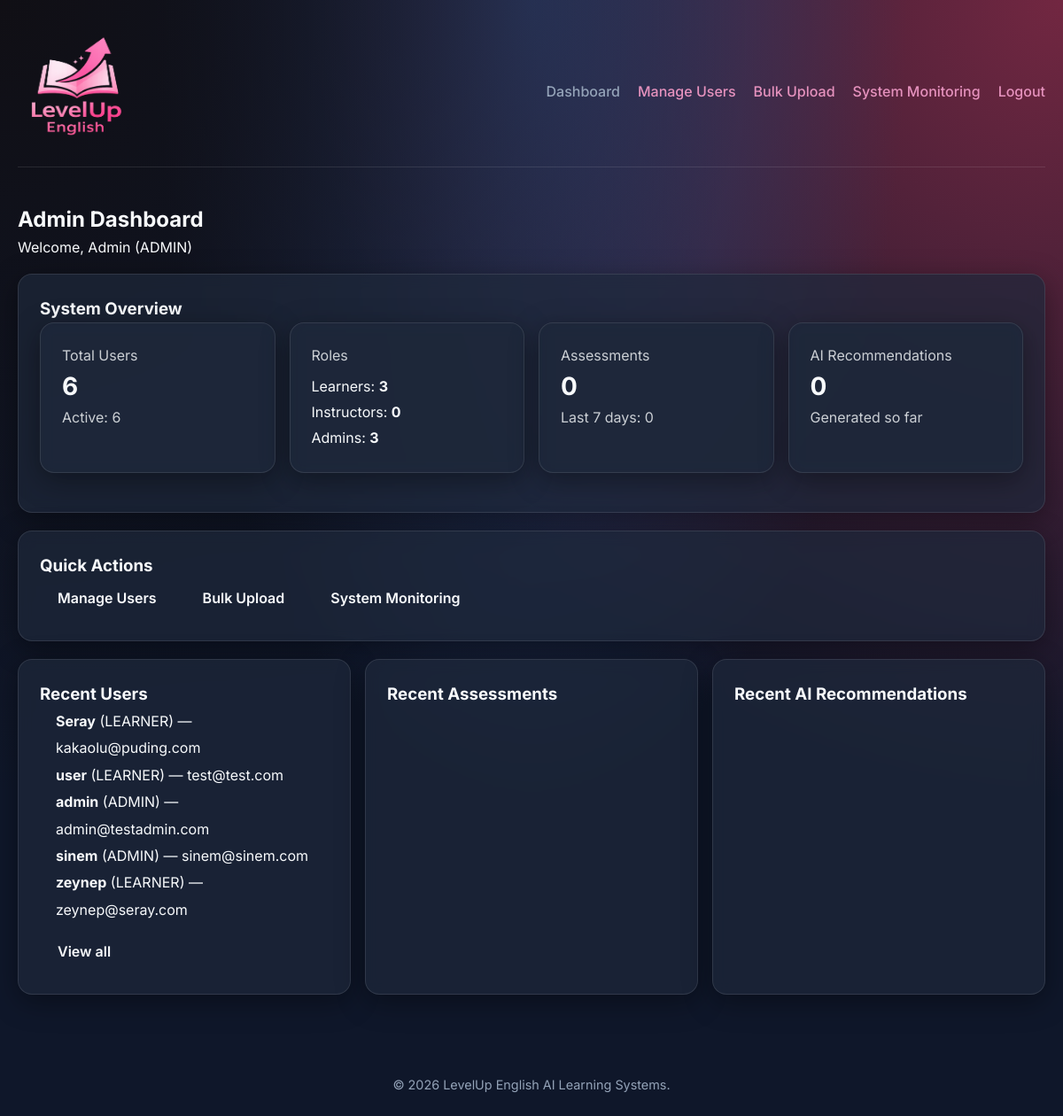
/admin/dashboard.php (signed in), run on an earlier commit of the app's database.
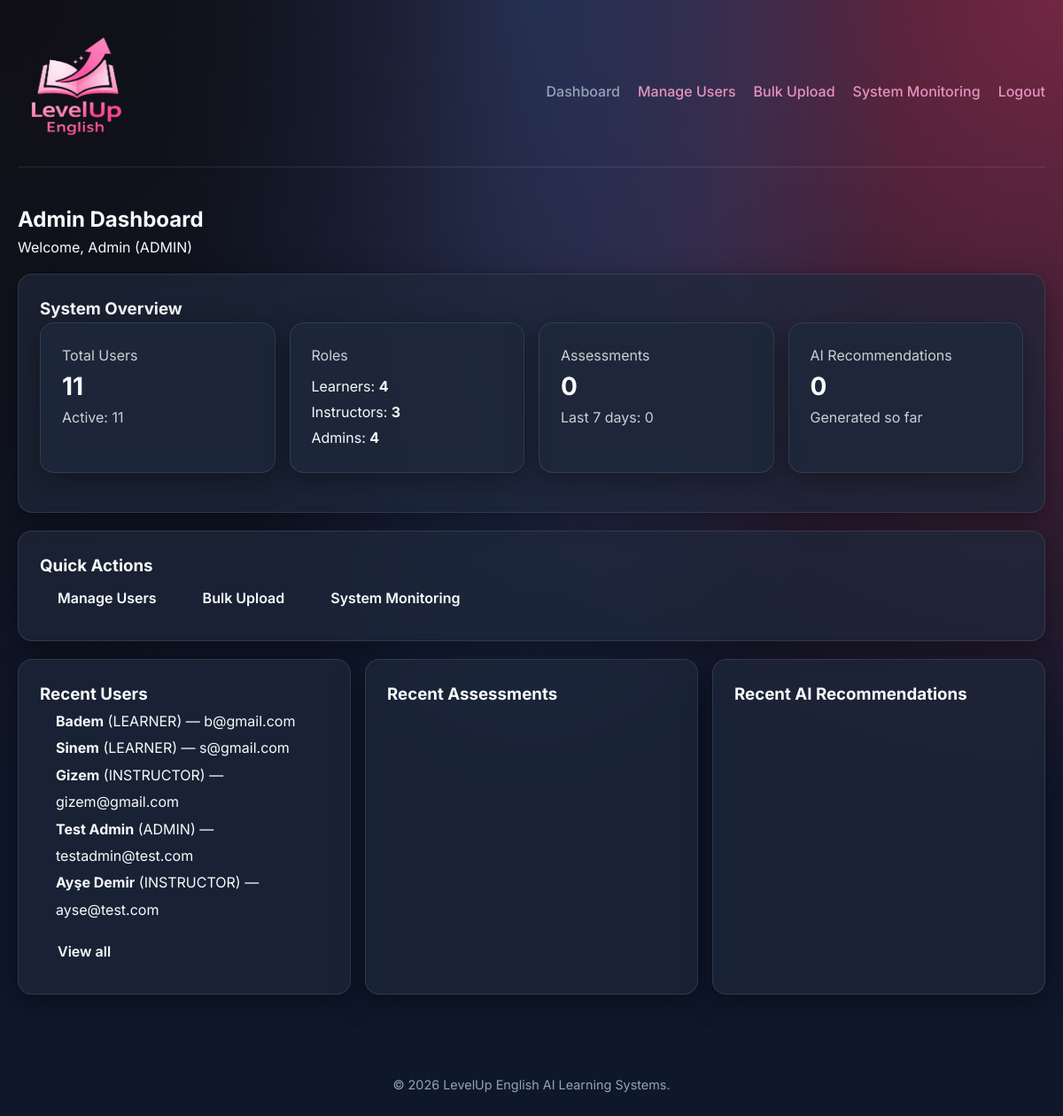
And on a later commit of the database.
### tables this page shows
CREATE TABLE `users` (
  `id` int(11) NOT NULL,
  `name` varchar(120) NOT NULL,
  `education_level` varchar(100) DEFAULT NULL,
  `email` varchar(190) NOT NULL,
  `password_hash` varchar(255) NOT NULL,
  `role` enum('ADMIN','INSTRUCTOR','LEARNER') NOT NULL DEFAULT 'LEARNER',
  `reset_token` varchar(255) DEFAULT NULL,
  `reset_token_expiry` datetime DEFAULT NULL,
  `active` tinyint(1) NOT NULL DEFAULT 1,
  `created_at` timestamp NOT NULL DEFAULT current_timestamp(),
  `password_plain` varchar(255) DEFAULT NULL
);

### admin/dashboard.php (the view, shortened to what this page needs)
<?php
require_once __DIR__ . "/../config/db.php";
require_once __DIR__ . "/../includes/header.php";
$totalUsers = (int)$pdo->query("SELECT COUNT(*) FROM users")->fetchColumn();
$activeUsers = (int)$pdo->query("SELECT COUNT(*) FROM users WHERE active=1")->fetchColumn();
$cntLearner = (int)$pdo->query("SELECT COUNT(*) FROM users WHERE role='LEARNER'")->fetchColumn();
$cntInstr   = (int)$pdo->query("SELECT COUNT(*) FROM users WHERE role='INSTRUCTOR'")->fetchColumn();
$cntAdmin   = (int)$pdo->query("SELECT COUNT(*) FROM users WHERE role='ADMIN'")->fetchColumn();
$totalAssessments = (int)$pdo->query("SELECT COUNT(*) FROM assessments")->fetchColumn();
$last7Assessments = (int)$pdo->query("SELECT COUNT(*) FROM assessments WHERE started_at >= (NOW() - INTERVAL 7 DAY)")->fetchColumn();
$totalRecs = (int)$pdo->query("SELECT COUNT(*) FROM ai_recommendations")->fetchColumn();
$recentUsers = $pdo->query("
  SELECT id, name, email, role, created_at
  FROM users
  ORDER BY id DESC
  LIMIT 5
")->fetchAll(PDO::FETCH_ASSOC);
?>
<h2>Admin Dashboard</h2>
<p>Welcome, <?= htmlspecialchars($_SESSION["user"]["name"] ?? "Admin") ?> (ADMIN)</p>
<div class="card" style="margin-top:16px;">
  <h3 style="margin-top:0;">System Overview</h3>
  <div style="display:flex; gap:16px; flex-wrap:wrap;">
    <div class="card" style="min-width:200px; flex:1;">
      <div style="opacity:.8;">Total Users</div>
      <div style="font-size:28px; font-weight:700;"><?= $totalUsers ?></div>
      <div style="opacity:.8;">Active: <?= $activeUsers ?></div>
    </div>
    <div class="card" style="min-width:200px; flex:1;">
      <div style="opacity:.8;">Roles</div>
      <div style="margin-top:8px; line-height:1.8;">
        Learners: <b><?= $cntLearner ?></b><br>
        Instructors: <b><?= $cntInstr ?></b><br>
        Admins: <b><?= $cntAdmin ?></b>
      </div>
    </div>
    <div class="card" style="min-width:200px; flex:1;">
      <div style="opacity:.8;">Assessments</div>
      <div style="font-size:28px; font-weight:700;"><?= $totalAssessments ?></div>
      <div style="opacity:.8;">Last 7 days: <?= $last7Assessments ?></div>
    </div>
    <div class="card" style="min-width:200px; flex:1;">
      <div style="opacity:.8;">AI Recommendations</div>
      <div style="font-size:28px; font-weight:700;"><?= $totalRecs ?></div>
      <div style="opacity:.8;">Generated so far</div>
    </div>
  </div>
</div>
<div class="card" style="margin-top:16px;">
  <h3 style="margin-top:0;">Quick Actions</h3>
  <div style="display:flex; gap:12px; flex-wrap:wrap;">
    <a class="btn" href="/Seng321/admin/users.php">Manage Users</a>
    <a class="btn" href="/Seng321/admin/bulk_upload.php">Bulk Upload</a>
    <a class="btn" href="/Seng321/admin/monitor.php">System Monitoring</a>
  </div>
</div>
<div style="display:flex; gap:16px; flex-wrap:wrap; margin-top:16px;">
  <div class="card" style="flex:1; min-width:320px;">
    <h3 style="margin-top:0;">Recent Users</h3>
    <ul style="margin:0; padding-left:18px; line-height:1.9;">
      <?php foreach ($recentUsers as $u): ?>
        <li>
          <b><?= htmlspecialchars($u["name"]) ?></b>
          (<?= htmlspecialchars($u["role"]) ?>) —
          <?= htmlspecialchars($u["email"]) ?>
        </li>
      <?php endforeach; ?>
    </ul>
    <div style="margin-top:10px;">
      <a class="btn" href="/Seng321/admin/users.php">View all</a>
    </div>
  </div>
  <div class="card" style="flex:1; min-width:320px;">
    <h3 style="margin-top:0;">Recent Assessments</h3>
  </div>
  <div class="card" style="flex:1; min-width:320px;">
    <h3 style="margin-top:0;">Recent AI Recommendations</h3>
  </div>
</div>
<?php require_once __DIR__ . "/../includes/footer.php"; ?>

What changed in the data, as far as the page shows it:
removed users: name "Seray", role "LEARNER", email "kakaolu@puding.com"
no longer on this page (row edited): users: name "user", role "LEARNER", email "test@test.com"
no longer on this page (row unchanged): users: name "admin", role "ADMIN", email "admin@testadmin.com"
no longer on this page (row unchanged): users: name "sinem", role "ADMIN", email "sinem@sinem.com"
no longer on this page (row unchanged): users: name "zeynep", role "LEARNER", email "zeynep@seray.com"
added users: name "Badem", role "LEARNER", email "b@gmail.com"
added users: name "Sinem", role "LEARNER", email "s@gmail.com"
added users: name "Gizem", role "INSTRUCTOR", email "gizem@gmail.com"
added users: name "Test Admin", role "ADMIN", email "testadmin@test.com"
added users: name "Ayşe Demir", role "INSTRUCTOR", email "ayse@test.com"
Also different on the page:
$totalUsers: "6" → "11"
$activeUsers: "6" → "11"
$cntLearner: "3" → "4"
$cntInstr: "0" → "3"
$cntAdmin: "3" → "4"
